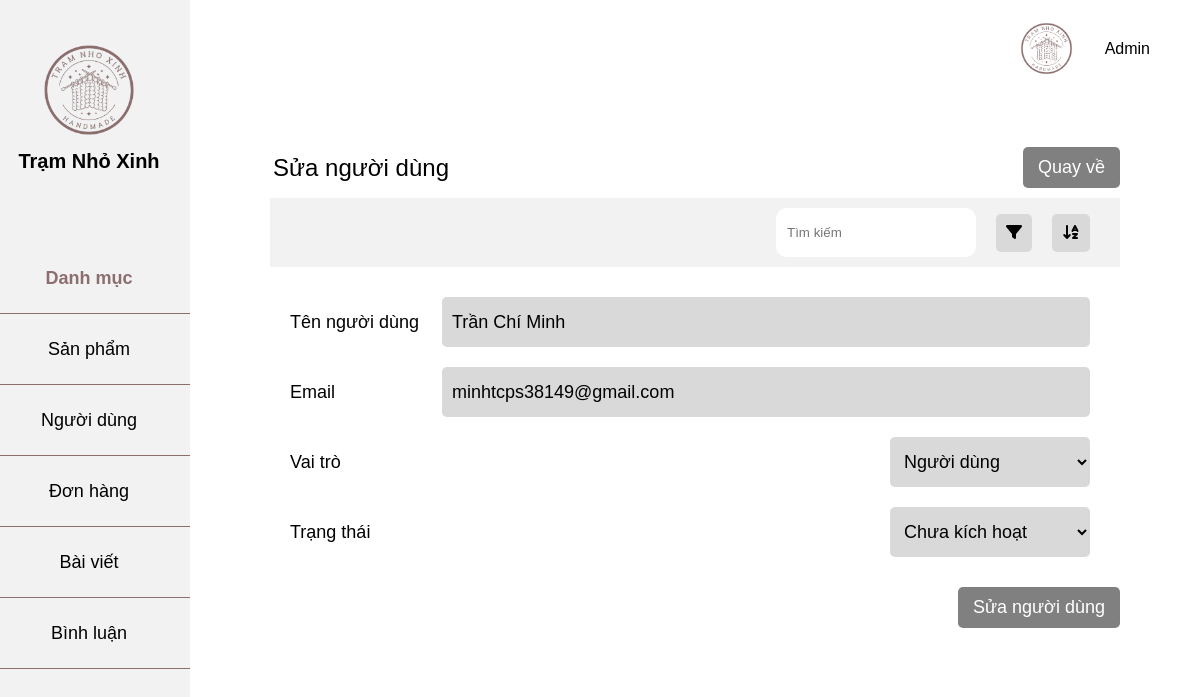
/admin/index.php?page=viewEditUser&id=1, run on the app's committed database.
### tables this page shows
CREATE TABLE `users` (
  `id` int NOT NULL,
  `email` varchar(255) NOT NULL,
  `password` varchar(255) NOT NULL,
  `address` varchar(255) DEFAULT NULL,
  `phone` varchar(255) DEFAULT NULL,
  `name` varchar(255) DEFAULT NULL,
  `role` tinyint(1) NOT NULL,
  `active` tinyint(1) NOT NULL
);

### app/model/database.php (called while the page is built, shortened)
<?php
class Database
{
    private $servername = "localhost";
    private $username = "root";
    private $password = "";
    private $dbname = "handmade_db";
    private $conn;
    function __construct()
    {
        try {
            $this->conn = new PDO("mysql:host=$this->servername;dbname=$this->dbname; charset=utf8", $this->username, $this->password);
            $this->conn->setAttribute(PDO::ATTR_ERRMODE, PDO::ERRMODE_EXCEPTION);
        } catch (PDOException $e) {
            echo "Connection failed: " . $e->getMessage();
        };
    }
    function query($sql, $param = [])
    {
        $this->stmt = $this->conn->prepare($sql);
        $this->stmt->execute($param);
        return $this->stmt;
    }
    public function getOne($sql, $param = [])
    {
        $statement = $this->query($sql, $param);
        return $statement->fetch(PDO::FETCH_ASSOC);
    }
}

### app/model/userModel.php (called while the page is built, shortened)
<?php
class UserModel{
    private $db;
    function __construct()
    {
        $this->db = new Database();
    }
    function getUser($id){
        $sql = "SELECT * FROM users WHERE id = $id";
        return $this->db->getOne($sql,[$id]);
    }
}
?>

### admin/app/view/userEdit.php (the view, shortened to what this page needs)
<div class="main">
    <div class="main-category">
        <div class="main-danhmuc">
            <p>Sửa người dùng</p>
            <a href="index.php?page=user">Quay về</a>
        </div>
        <div class="main-header">
            <div class="right-main-header">
                <input type="text" placeholder="Tìm kiếm">
                <div class="filter"><i class="fa-solid fa-filter"></i></div>
                <div class="sort"><i class="fa-solid fa-arrow-down-a-z"></i></div>
            </div>
        </div>
    </div>
    <form action="index.php?page=editUser" method="POST">
        <div class="main-product">
            <div class="category-main-product">
                <label for="Tên danh mục">Tên người dùng</label>
                <input name="tenNguoiDung" type="text" value="<?= $userID['name'] ?>">
            </div>
            <div class="category-main-product">
                <label for="">Email</label>
                <input name="emailNguoiDung" type="text" value="<?= $userID['email'] ?>">
            </div>
            <div class="category-main-product">
                <label for="">Vai trò</label>
                <select name="role" id="">
                    <option value="0" <?= ($userID['role'] == 0) ? 'selected' : '' ?>>Người dùng</option>
                </select>
            </div>
            <div class="category-main-product">
                <label for="status">Trạng thái</label>
                <select name="activeNguoiDung" id="">
                    <option value="0" <?= ($userID['active'] == 0) ? 'selected' : '' ?>>Chưa kích hoạt</option>
                </select>
            </div>
        </div>
        <div class="submit-main-product">
            <button name="submitEditUser" type="submit">Sửa người dùng</button>
        </div>
    </form>
</div>
</div>
</div>
</div>
</body>
</html>

### admin/public/css/grid.css (style rules this page uses)
* { margin: 0; padding: 0; box-sizing: border-box; }

### admin/public/css/Admin.css (style rules this page uses)
body { font-family: Arial; }
.main { margin: 50px 80px; height: auto; }
.main-category { display: grid; }
.main-danhmuc { display: flex; justify-content: space-between; align-items: center; }
.main-danhmuc p { font-size: 24px; margin: 3px; text-align: left; }
.main-danhmuc a { font-size: 18px; text-decoration: none; color: white; border-radius: 5px; background-color: #808080; padding: 10px 15px; }
.main-header { margin-top: 10px; display: flex; justify-content: space-between; background-color: #f2f2f2; height: 69px; }
.main-header .right-main-header { display: flex; align-items: center; justify-content: space-around; margin-left: auto; margin-right: 30px; }
.right-main-header input[type="text"] { margin-right: 20px; padding: 5px 10px; border-radius: 10px; border: 1px solid white; width: 200px; height: 49px; }
.right-main-header .filter { margin-right: 20px; background-color: #d9d9d9; padding: 10px; border-radius: 5px; }
.right-main-header .sort { background-color: #d9d9d9; padding: 10px; border-radius: 5px; }
.main-product { margin: 20px; }
.category-main-product { display: flex; align-items: center; justify-content: space-between; }
.category-main-product label { font-size: 18px; }
.category-main-product option { margin: 10px; width: 80%; height: 50px; border-radius: 5px; background-color: #d9d9d9; border: none; }
.category-main-product input { margin: 10px; width: 80%; height: 50px; border-radius: 5px; font-size: 18px; background-color: #d9d9d9; border: none; padding: 0 10px; }
.category-main-product select { margin: 10px; width: 200px; height: 50px; border-radius: 5px; font-size: 18px; background-color: #d9d9d9; border: none; padding: 0 10px; }
.submit-main-product { width: 100%; display: flex; align-items: center; justify-content: right; }
button { font-size: 18px; text-decoration: none; color: white; background-color: #808080; border-radius: 5px; padding: 10px 15px; border: none; }

### data on the page
users: tenNguoiDung "Trần Chí Minh", emailNguoiDung "minhtcps38149@gmail.com", role "Người dùng", activeNguoiDung "Chưa kích hoạt"
